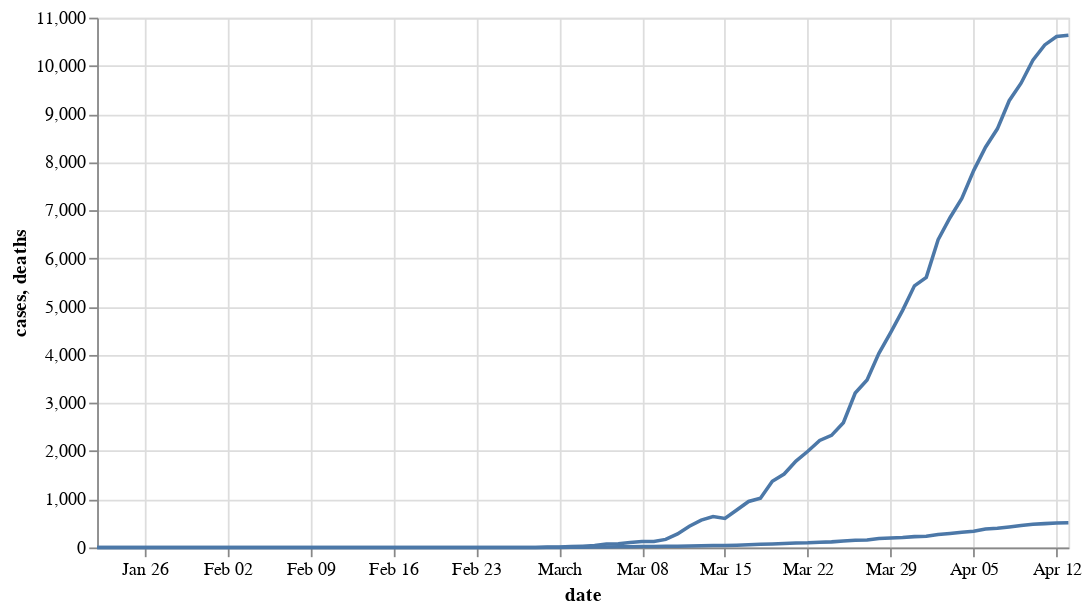

The code cell stored with this chart in its notebook:
### Code cell
base = alt.Chart(ground_truth).properties(width=550)
cases = base.mark_line().encode(
    x='date',
    y='cases',
)
deaths = base.mark_line().encode(
    x='date',
    y='deaths',
)
cases + deaths

### Figure 1 — Vega-Lite specification as saved in the notebook (floating-point values rounded to 4 significant figures)
{"config": {"view": {"continuousWidth": 400, "continuousHeight": 300}}, "layer": [{"mark": "line", "encoding": {"x": {"type": "temporal", "field": "date"}, "y": {"type": "quantitative", "field": "cases"}}, "width": 550}, {"mark": "line", "encoding": {"x": {"type": "temporal", "field": "date"}, "y": {"type": "quantitative", "field": "deaths"}}, "width": 550}], "data": {"name": "data-b4738304f244be9d71bb210f536f3e4e"}, "$schema": "https://vega.github.io/schema/vega-lite/v4.8.1.json", "datasets": {"data-b4738304f244be9d71bb210f536f3e4e": [{"date": "2020-01-22T00:00:00", "cases": 1, "deaths": 0}, {"date": "2020-01-23T00:00:00", "cases": 1, "deaths": 0}, {"date": "2020-01-24T00:00:00", "cases": 1, "deaths": 0}, {"date": "2020-01-25T00:00:00", "cases": 1, "deaths": 0}, {"date": "2020-01-26T00:00:00", "cases": 1, "deaths": 0}, {"date": "2020-01-27T00:00:00", "cases": 1, "deaths": 0}, {"date": "2020-01-28T00:00:00", "cases": 1, "deaths": 0}, {"date": "2020-01-29T00:00:00", "cases": 1, "deaths": 0}, {"date": "2020-01-30T00:00:00", "cases": 1, "deaths": 0}, {"date": "2020-01-31T00:00:00", "cases": 1, "deaths": 0}, {"date": "2020-02-01T00:00:00", "cases": 1, "deaths": 0}, {"date": "2020-02-02T00:00:00", "cases": 1, "deaths": 0}, {"date": "2020-02-03T00:00:00", "cases": 1, "deaths": 0}, {"date": "2020-02-04T00:00:00", "cases": 1, "deaths": 0}, {"date": "2020-02-05T00:00:00", "cases": 1, "deaths": 0}, {"date": "2020-02-06T00:00:00", "cases": 1, "deaths": 0}, {"date": "2020-02-07T00:00:00", "cases": 1, "deaths": 0}, {"date": "2020-02-08T00:00:00", "cases": 1, "deaths": 0}, {"date": "2020-02-09T00:00:00", "cases": 1, "deaths": 0}, {"date": "2020-02-10T00:00:00", "cases": 1, "deaths": 0}, {"date": "2020-02-11T00:00:00", "cases": 1, "deaths": 0}, {"date": "2020-02-12T00:00:00", "cases": 1, "deaths": 0}, {"date": "2020-02-13T00:00:00", "cases": 1, "deaths": 0}, {"date": "2020-02-14T00:00:00", "cases": 1, "deaths": 0}, {"date": "2020-02-15T00:00:00", "cases": 1, "deaths": 0}, {"date": "2020-02-16T00:00:00", "cases": 1, "deaths": 0}, {"date": "2020-02-17T00:00:00", "cases": 1, "deaths": 0}, {"date": "2020-02-18T00:00:00", "cases": 1, "deaths": 0}, {"date": "2020-02-19T00:00:00", "cases": 1, "deaths": 0}, {"date": "2020-02-20T00:00:00", "cases": 1, "deaths": 0}, {"date": "2020-02-21T00:00:00", "cases": 1, "deaths": 0}, {"date": "2020-02-22T00:00:00", "cases": 1, "deaths": 0}, {"date": "2020-02-23T00:00:00", "cases": 1, "deaths": 0}, {"date": "2020-02-24T00:00:00", "cases": 1, "deaths": 0}, {"date": "2020-02-25T00:00:00", "cases": 1, "deaths": 0}, {"date": "2020-02-26T00:00:00", "cases": 1, "deaths": 0}, {"date": "2020-02-27T00:00:00", "cases": 1, "deaths": 0}, {"date": "2020-02-28T00:00:00", "cases": 1, "deaths": 0}, {"date": "2020-02-29T00:00:00", "cases": 7, "deaths": 1}, {"date": "2020-03-01T00:00:00", "cases": 11, "deaths": 1}, {"date": "2020-03-02T00:00:00", "cases": 18, "deaths": 6}, {"date": "2020-03-03T00:00:00", "cases": 27, "deaths": 7}, {"date": "2020-03-04T00:00:00", "cases": 39, "deaths": 10}, {"date": "2020-03-05T00:00:00", "cases": 70, "deaths": 11}, {"date": "2020-03-06T00:00:00", "cases": 78, "deaths": 13}, {"date": "2020-03-07T00:00:00", "cases": 102, "deaths": 16}, {"date": "2020-03-08T00:00:00", "cases": 122, "deaths": 18}, {"date": "2020-03-09T00:00:00", "cases": 122, "deaths": 19}, {"date": "2020-03-10T00:00:00", "cases": 167, "deaths": 23}, {"date": "2020-03-11T00:00:00", "cases": 282, "deaths": 24}, {"date": "2020-03-12T00:00:00", "cases": 442, "deaths": 31}, {"date": "2020-03-13T00:00:00", "cases": 568, "deaths": 37}, {"date": "2020-03-14T00:00:00", "cases": 642, "deaths": 39}, {"date": "2020-03-15T00:00:00", "cases": 603, "deaths": 40}, {"date": "2020-03-16T00:00:00", "cases": 779, "deaths": 48}, {"date": "2020-03-17T00:00:00", "cases": 955, "deaths": 55}, {"date": "2020-03-18T00:00:00", "cases": 1022, "deaths": 67}, {"date": "2020-03-19T00:00:00", "cases": 1374, "deaths": 73}, {"date": "2020-03-20T00:00:00", "cases": 1524, "deaths": 83}, {"date": "2020-03-21T00:00:00", "cases": 1793, "deaths": 94}, {"date": "2020-03-22T00:00:00", "cases": 1997, "deaths": 97}, {"date": "2020-03-23T00:00:00", "cases": 2221, "deaths": 109}, {"date": "2020-03-24T00:00:00", "cases": 2328, "deaths": 116}, {"date": "2020-03-25T00:00:00", "cases": 2591, "deaths": 133}, {"date": "2020-03-26T00:00:00", "cases": 3207, "deaths": 150}, {"date": "2020-03-27T00:00:00", "cases": 3477, "deaths": 157}, {"date": "2020-03-28T00:00:00", "cases": 4030, "deaths": 188}, {"date": "2020-03-29T00:00:00", "cases": 4465, "deaths": 198}, {"date": "2020-03-30T00:00:00", "cases": 4923, "deaths": 205}, {"date": "2020-03-31T00:00:00", "cases": 5432, "deaths": 225}, {"date": "2020-04-01T00:00:00", "cases": 5608, "deaths": 234}, {"date": "2020-04-02T00:00:00", "cases": 6389, "deaths": 271}, {"date": "2020-04-03T00:00:00", "cases": 6846, "deaths": 291}, {"date": "2020-04-04T00:00:00", "cases": 7247, "deaths": 315}, {"date": "2020-04-05T00:00:00", "cases": 7825, "deaths": 336}, {"date": "2020-04-06T00:00:00", "cases": 8311, "deaths": 381}, {"date": "2020-04-07T00:00:00", "cases": 8692, "deaths": 400}, {"date": "2020-04-08T00:00:00", "cases": 9276, "deaths": 426}, {"date": "2020-04-09T00:00:00", "cases": 9639, "deaths": 456}, {"date": "2020-04-10T00:00:00", "cases": 10119, "deaths": 483}, {"date": "2020-04-11T00:00:00", "cases": 10434, "deaths": 495}, {"date": "2020-04-12T00:00:00", "cases": 10609, "deaths": 506}, {"date": "2020-04-13T00:00:00", "cases": 10635, "deaths": 513}]}}
